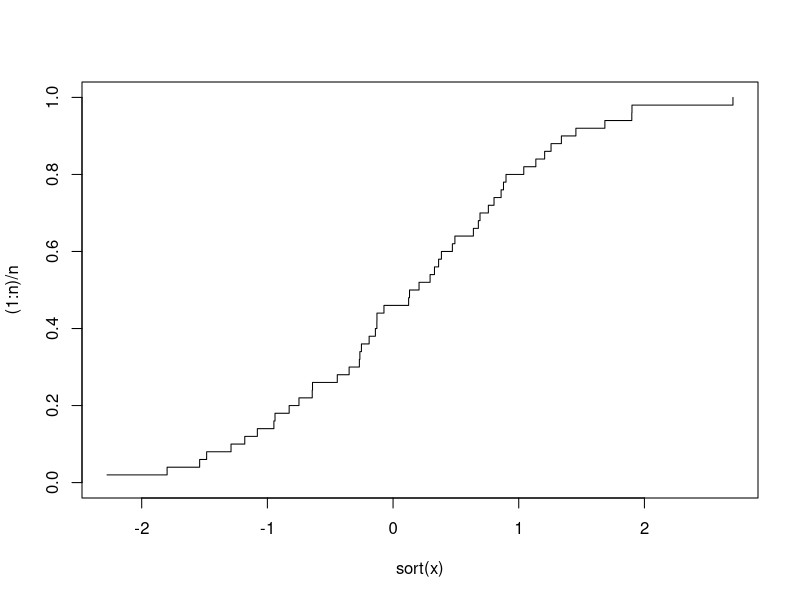

Generate this figure with R:
# the empirical cumulative distribution function is defined 
# as the fraction of data smaller than or equal to x, if x is
# the smallest observation then the proportion k/n of the data
# is smaller than or equal to x (7/10 if x is no. 7 of 10)

x <- rnorm(50)
n <- length(x)
plot(sort(x), (1:n) / n, type = "s", ylim = c(0, 1))

# parameter type = "s" step function, (x,y) is the left end of the step
# ylim is a vector of two elements specifying y-coord extremes

# other displays available with then ecdf funcition
ecdf
